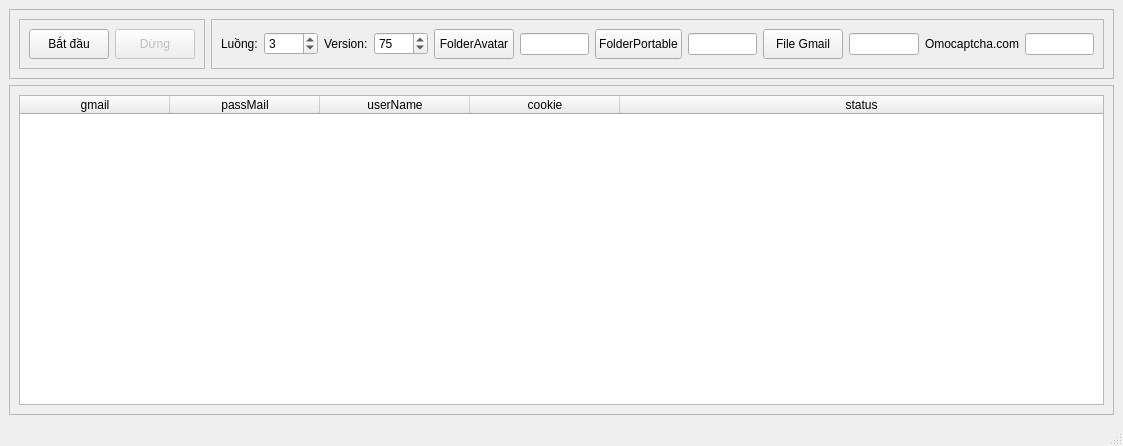
<?xml version="1.0" encoding="UTF-8"?>
<ui version="4.0">
 <class>RegTikTokChrome</class>
 <widget class="QMainWindow" name="RegTikTokChrome">
  <property name="geometry">
   <rect>
    <x>0</x>
    <y>0</y>
    <width>1123</width>
    <height>446</height>
   </rect>
  </property>
  <property name="windowTitle">
   <string>RegTikTokChrome</string>
  </property>
  <property name="dockOptions">
   <set>QMainWindow::AllowTabbedDocks|QMainWindow::AnimatedDocks</set>
  </property>
  <property name="unifiedTitleAndToolBarOnMac">
   <bool>false</bool>
  </property>
  <widget class="QWidget" name="centralwidget">
   <layout class="QVBoxLayout" name="verticalLayout">
    <item>
     <widget class="QFrame" name="frame_2">
      <property name="minimumSize">
       <size>
        <width>0</width>
        <height>0</height>
       </size>
      </property>
      <property name="frameShape">
       <enum>QFrame::StyledPanel</enum>
      </property>
      <property name="frameShadow">
       <enum>QFrame::Raised</enum>
      </property>
      <layout class="QHBoxLayout" name="horizontalLayout_2">
       <item>
        <widget class="QFrame" name="frame_4">
         <property name="frameShape">
          <enum>QFrame::StyledPanel</enum>
         </property>
         <property name="frameShadow">
          <enum>QFrame::Raised</enum>
         </property>
         <layout class="QHBoxLayout" name="horizontalLayout_3">
          <item>
           <widget class="QPushButton" name="btnStart">
            <property name="minimumSize">
             <size>
              <width>0</width>
              <height>30</height>
             </size>
            </property>
            <property name="text">
             <string>Bắt đầu</string>
            </property>
            <property name="icon">
             <iconset resource="resource.qrc">
              <normaloff>:/images/icons8-play-100.png</normaloff>:/images/icons8-play-100.png</iconset>
            </property>
           </widget>
          </item>
          <item>
           <widget class="QPushButton" name="btnStop">
            <property name="enabled">
             <bool>false</bool>
            </property>
            <property name="minimumSize">
             <size>
              <width>0</width>
              <height>30</height>
             </size>
            </property>
            <property name="text">
             <string>Dừng</string>
            </property>
            <property name="icon">
             <iconset resource="resource.qrc">
              <normaloff>:/images/icons8-stop-100.png</normaloff>:/images/icons8-stop-100.png</iconset>
            </property>
           </widget>
          </item>
         </layout>
        </widget>
       </item>
       <item>
        <widget class="QFrame" name="frame_3">
         <property name="frameShape">
          <enum>QFrame::StyledPanel</enum>
         </property>
         <property name="frameShadow">
          <enum>QFrame::Raised</enum>
         </property>
         <layout class="QHBoxLayout" name="horizontalLayout">
          <item>
           <widget class="QLabel" name="label">
            <property name="text">
             <string>Luồng:</string>
            </property>
           </widget>
          </item>
          <item>
           <widget class="QSpinBox" name="threadCount">
            <property name="maximum">
             <number>9999</number>
            </property>
            <property name="value">
             <number>3</number>
            </property>
           </widget>
          </item>
          <item>
           <widget class="QLabel" name="label_3">
            <property name="text">
             <string>Version:</string>
            </property>
           </widget>
          </item>
          <item>
           <widget class="QSpinBox" name="versionChrome">
            <property name="maximum">
             <number>9999</number>
            </property>
            <property name="value">
             <number>75</number>
            </property>
           </widget>
          </item>
          <item>
           <widget class="QPushButton" name="btnFolderAvatar">
            <property name="minimumSize">
             <size>
              <width>0</width>
              <height>30</height>
             </size>
            </property>
            <property name="text">
             <string>FolderAvatar</string>
            </property>
            <property name="icon">
             <iconset resource="resource.qrc">
              <normaloff>:/images/folder.png</normaloff>:/images/folder.png</iconset>
            </property>
           </widget>
          </item>
          <item>
           <widget class="QLineEdit" name="pathAvatar">
            <property name="readOnly">
             <bool>true</bool>
            </property>
           </widget>
          </item>
          <item>
           <widget class="QPushButton" name="btnFolderChrome">
            <property name="minimumSize">
             <size>
              <width>0</width>
              <height>30</height>
             </size>
            </property>
            <property name="text">
             <string>FolderPortable</string>
            </property>
            <property name="icon">
             <iconset resource="resource.qrc">
              <normaloff>:/images/folder.png</normaloff>:/images/folder.png</iconset>
            </property>
           </widget>
          </item>
          <item>
           <widget class="QLineEdit" name="pathChrome">
            <property name="readOnly">
             <bool>true</bool>
            </property>
           </widget>
          </item>
          <item>
           <widget class="QPushButton" name="btnFileGmail">
            <property name="minimumSize">
             <size>
              <width>0</width>
              <height>30</height>
             </size>
            </property>
            <property name="text">
             <string>File Gmail</string>
            </property>
            <property name="icon">
             <iconset resource="resource.qrc">
              <normaloff>:/images/icons8-txt-96.png</normaloff>:/images/icons8-txt-96.png</iconset>
            </property>
           </widget>
          </item>
          <item>
           <widget class="QLineEdit" name="pathGmail">
            <property name="readOnly">
             <bool>true</bool>
            </property>
           </widget>
          </item>
          <item>
           <widget class="QLabel" name="label_2">
            <property name="text">
             <string>Omocaptcha.com</string>
            </property>
           </widget>
          </item>
          <item>
           <widget class="QLineEdit" name="keyOmocaptcha"/>
          </item>
         </layout>
        </widget>
       </item>
      </layout>
     </widget>
    </item>
    <item>
     <widget class="QFrame" name="frame">
      <property name="frameShape">
       <enum>QFrame::StyledPanel</enum>
      </property>
      <property name="frameShadow">
       <enum>QFrame::Raised</enum>
      </property>
      <layout class="QGridLayout" name="gridLayout">
       <item row="0" column="0">
        <widget class="QTableWidget" name="tableWidget">
         <property name="editTriggers">
          <set>QAbstractItemView::NoEditTriggers</set>
         </property>
         <attribute name="horizontalHeaderDefaultSectionSize">
          <number>150</number>
         </attribute>
         <attribute name="horizontalHeaderStretchLastSection">
          <bool>true</bool>
         </attribute>
         <column>
          <property name="text">
           <string>gmail</string>
          </property>
         </column>
         <column>
          <property name="text">
           <string>passMail</string>
          </property>
         </column>
         <column>
          <property name="text">
           <string>userName</string>
          </property>
         </column>
         <column>
          <property name="text">
           <string>cookie</string>
          </property>
         </column>
         <column>
          <property name="text">
           <string>status</string>
          </property>
         </column>
        </widget>
       </item>
      </layout>
     </widget>
    </item>
   </layout>
  </widget>
  <widget class="QStatusBar" name="statusbar"/>
 </widget>
 <resources>
  <include location="resource.qrc"/>
 </resources>
 <connections/>
</ui>
